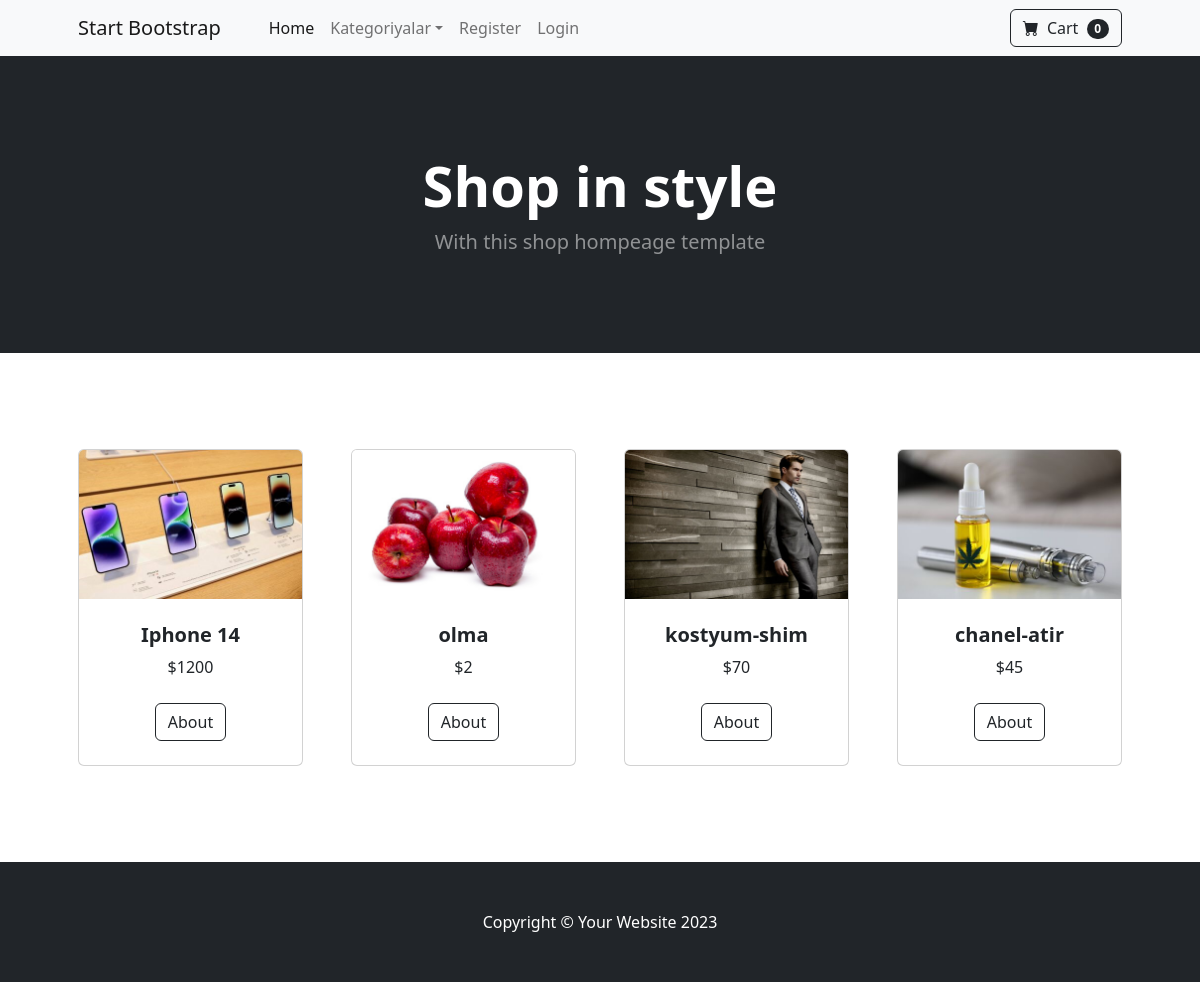
The page / on the database its author committed.
### product/models.py (models this page shows, shortened)
class Product(BaseModel):
    name=models.CharField(max_length=250)
    users=models.ForeignKey(User, on_delete=models.CASCADE, related_name='products')
    price=models.PositiveIntegerField(default=0)
    cat=models.ForeignKey(Category, on_delete=models.CASCADE, related_name='products')
    about=models.TextField(default='', null=True, blank=True)
    image=models.ImageField(upload_to='product_images/', null=True ,
                            validators=[FileExtensionValidator(allowed_extensions=['jpeg', 'png', 'jpg'])])
    class Meta:
        verbose_name='Mahsulot'
        verbose_name_plural='Mahsulotlar'

### product/views.py (the view)
# urls.py: path('', views.ProductListView.as_view(), name='index'),
class ProductListView(ListView):
    model=Product
    template_name='product/index.html'
    context_object_name='products'

### product/cart.py (called while the page is built)
    def __len__(self):
        return len(self.cart)

### product/context_processors.py (called while the page is built)
def categories(request):
    return { 'categories': Category.objects.all()}

def cart(request):
    return {'cart': Cart(request)}

### product/templates/product/index.html
{% extends 'base.html' %}
{% block content %}
        <section class="py-5">
            <div class="container px-4 px-lg-5 mt-5">
                <div class="row gx-4 gx-lg-5 row-cols-2 row-cols-md-3 row-cols-xl-4 justify-content-center">
                {% for product in products %}
                    <div class="col mb-5">
                        <div class="card h-100">
                            <img class="card-img-top" src="{{product.image.url}}" alt="..." />
                            <div class="card-body p-4">
                                <div class="text-center">
                                    <h5 class="fw-bolder">{{product.name}}</h5>
                                    ${{product.price}}
                                </div>
                            </div>
                            <div class="card-footer p-4 pt-0 border-top-0 bg-transparent">
                                <div class="text-center"><a class="btn btn-outline-dark mt-auto" href="{% url 'product:about' product.id %}">About</a></div>
                            </div>
                        </div>
                    </div>
                    {% endfor %}
                </div>
            </div>
        </section>
   {% endblock%}

### rows shown on the page
Product: image (picture), name "Iphone 14", price "1200"
Product: image (picture), name "olma", price "2"
Product: image (picture), name "kostyum-shim", price "70"
Product: image (picture), name "chanel-atir", price "45"

### other values the page prints
{{ cart|length }} "0"
